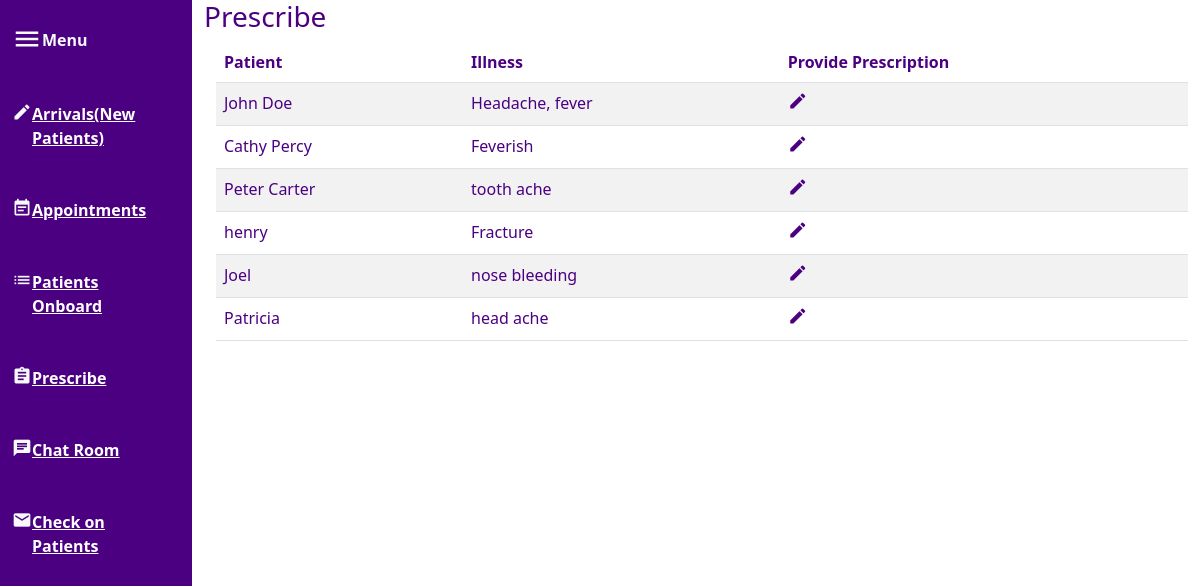
Screenshot of /prescribe with the database file from the repository.
### regpatientsapp/models.py (models this page shows, shortened)
class Patients(models.Model):
    names = models.CharField(max_length=25)
    gender = models.CharField(max_length=9)
    age = models.IntegerField()
    patientssituation = models.TextField()
    healthissues = models.CharField(max_length=10)
    dateregistered = models.DateField()

### regpatientsapp/views.py (the view)
# urls.py: path('prescribe' , views.prescribe , name = 'prescribe'),
def prescribe(request):
    patients = Patients.objects.all()
    return render(request , "prescribe.html" , {'patients':patients})

### regpatientsapp/templates/prescribe.html (shortened to what this page needs)
<!doctype html>
<html>
    <head>
        <link href="https://cdn.jsdelivr.net/npm/bootstrap@5.3.3/dist/css/bootstrap.min.css" rel="stylesheet">
        <link rel="stylesheet" href="https://cdnjs.cloudflare.com/ajax/libs/font-awesome/4.7.0/css/font-awesome.min.css">
    </head>
    <body>
        <div class="row">
            <div class="sidebar col-md-2 nav nav-bar nav-bar-nav ">
                <div class="">
                    <div class="p-4 nav-item nav-link text-light d-flex">
                        <i id="Menu" class="material-icons" style="font-size:30px">menu</i>
                        <span class='pt-1'>Menu</span>
                    </div>
                    <div class="p-4 nav-item nav-link text-light d-flex">
                        <i id="Menu" class="material-icons" style="font-size:20px">create</i>
                        <span class=''><a href="/regpatient">Arrivals(New Patients)</a></span>
                    </div>
                    <div class="p-4 nav-item nav-link text-light d-flex">
                        <i id="Menu" class="material-icons" style="font-size:20px">event_note</i>
                        <span class=''><a href="/appointments">Appointments</a></span>
                    </div>
                    <div class="p-4 nav-item nav-link text-light d-flex">
                        <i id="Menu" class="material-icons" style="font-size:20px">list</i>
                        <span class=''><a href="/patientsonboard">Patients Onboard</a></span>
                    </div>
                    <div class="p-4 nav-item nav-link text-light d-flex">
                        <i id="Menu" class="material-icons" style="font-size:20px">assignment</i>
                        <span class=''><a href="/prescribe">Prescribe</a></span>
                    </div>
                    <div class="p-4 nav-item nav-link text-light d-flex">
                        <i id="Menu" class="material-icons" style="font-size:20px">chat</i>
                        <span class=''><a href="/chatroom">Chat Room</a></span>
                    </div>
                    <div class="p-4 nav-item nav-link text-light d-flex">
                        <i id="Menu" class="material-icons" style="font-size:20px">email</i>
                        <span class=''><a href="/checkonpatients">Check on Patients</a></span>
                    </div>
                </div>
            </div>
            <div class="col-md-10">
                    <h3 class="text">Prescribe</h3>
                <div class="container">
                    <table class="table table-striped">
                        <thead>
                            <tr>
                                <th style="color:#4B0082;">Patient</th>
                                <th style="color:#4B0082;">Illness</th>
                                <th style="color:#4B0082;">Provide Prescription</th>
                            </tr>
                        </thead>
                        <tbody>
                            {% for patient in patients %}
                            <tr>
                                <td style="color:#4B0082;">{{ patient.names }}</td>
                                <td style="color:#4B0082;">{{ patient.patientssituation }}</td>
                                <td style="color:#4B0082;">
                                    <i id="Menu" class="material-icons" style="font-size:20px">create</i>
                                </td>
                            </tr>
                            {% endfor %}
                        </tbody>
                    </table>
                </div>
            </div>
        </div>
    </body>
</html>

### regpatientsapp/templates/prescribe.html (style rules this page uses)
.sidebar { background-color:#4B0082; height:100vh; ; }
.nav-item { cursor:pointer; font-weight:bolder; }
.text { color:#4B0082; }
body { color:#4B0082; }
a { color:white; }
table { color:#4B0082; }

### rows the page displays
Patients: names "John Doe", patientssituation "Headache, fever"
Patients: names "Cathy Percy", patientssituation "Feverish"
Patients: names "Peter Carter", patientssituation "tooth ache"
Patients: names "henry", patientssituation "Fracture"
Patients: names "Joel", patientssituation "nose bleeding"
Patients: names "Patricia", patientssituation "head ache"
